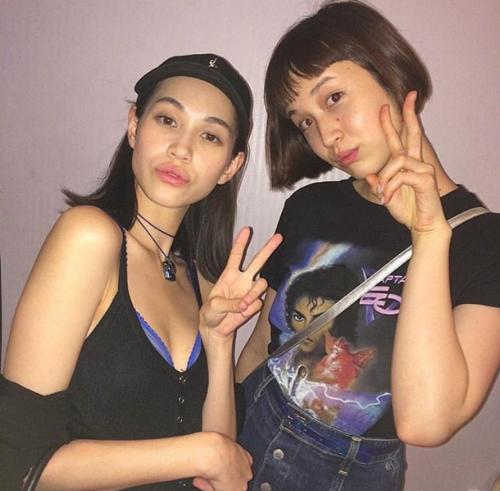
#> input picture picture/image5.jpg, 500 x 491 px, found by its file name
$ python FaceRecognition_Picture.py
#> lines starting #> are read from the running program, lines starting #| are printed output that depends on the picture; after the words box and inside, x2 and y2 are one past the last pixel; in counts of white or black regions, pixels touching at a corner belong together
'''
功能：识别图片中的人脸并用绿色方框标注
模型：haar
优点：可以同时识别多个人脸
缺点：只能识别人的正脸，稍有角度都会影响识别
'''

# 1.导入库
import cv2
# 2.加载图片
img = cv2.imread('C:/Users/Bill/PycharmProjects/FaceRecognition/picture/image5.jpg')
#> img is the input picture: shape (491, 500, 3); mean B, G, R 112, 124.2, 150.7
# 3.加载人脸模型
face = cv2.CascadeClassifier("C:/Users/Bill/PycharmProjects/FaceRecognition/haarcascade_frontalface_alt.xml")
# 4.调整图片灰度(没必要识别颜色，灰度可以提高性能)
img_gray = cv2.cvtColor(img, cv2.COLOR_BGR2GRAY)
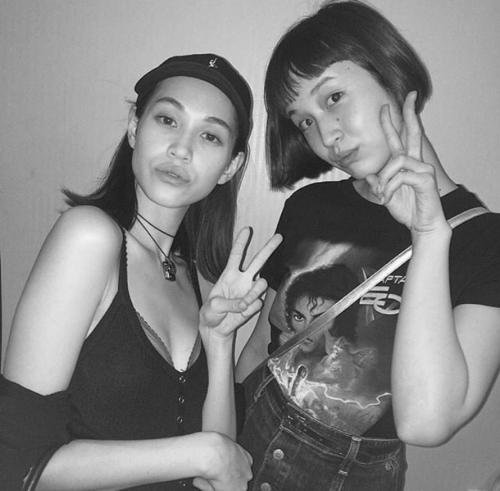
#> img_gray: shape (491, 500); min 6, max 255, mean 130.7
# 5.检查人脸
faces = face.detectMultiScale(img_gray)
#> faces = [[121, 78, 128, 128]]
# 6.标记人脸
for(x, y, w, h) in faces:
    # 四个参数: 1.图片 2.坐标原点 3.识别大小 4.颜色RGB 5.线宽
    cv2.rectangle(img, (x, y), (x+w, y+h), (0, 255, 0), 1)
#> this loop made 1 pass
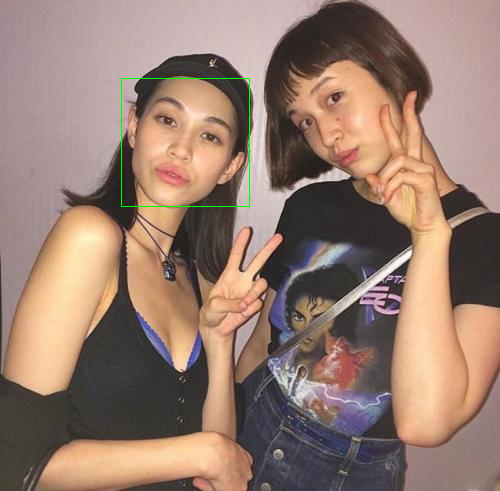
#> img: shape (491, 500, 3); 0.21% of pixels changed, all inside (x1, y1, x2, y2) = (121, 78, 250, 207)
# 7.创建窗口
cv2.namedWindow('Picture')
# 8.显示图片
cv2.imshow('HumanPicture', img)
# 9.暂停窗口
cv2.waitKey(0)
# 10.关闭窗口
cv2.destroyAllWindows()

$ run again, with picture/image1.jpg copied over picture/image5.jpg
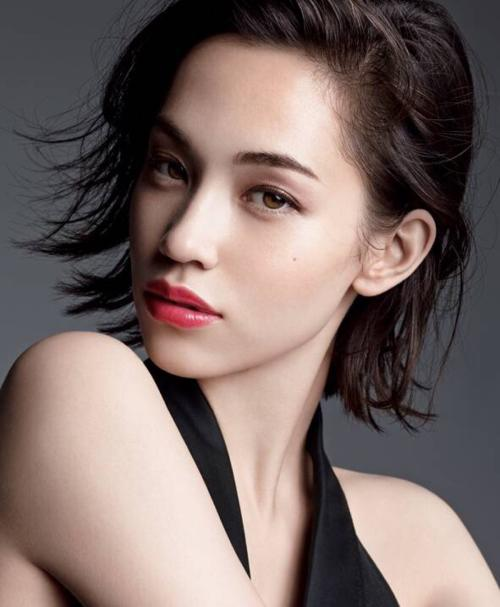
#> input picture picture/image1.jpg, 500 x 607 px, found by its file name
#> img is the input picture: shape (607, 500, 3); mean B, G, R 102.5, 106.1, 122.8
#> `img_gray = cv2.cvtColor(img, cv2.COLOR_BGR2GRAY)`:
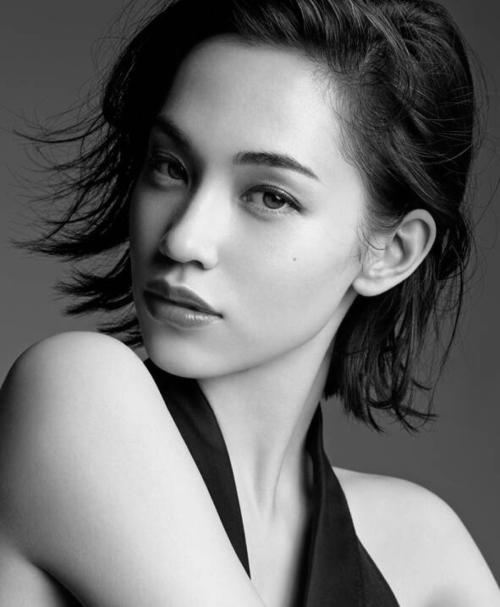
#> img_gray: shape (607, 500); min 0, max 241, mean 110.7
#> faces = [[73, 68, 305, 305]]
#> the loop `for(x, y, w, h) in faces:` made 1 pass
#> after the loop `for(x, y, w, h) in faces:`:
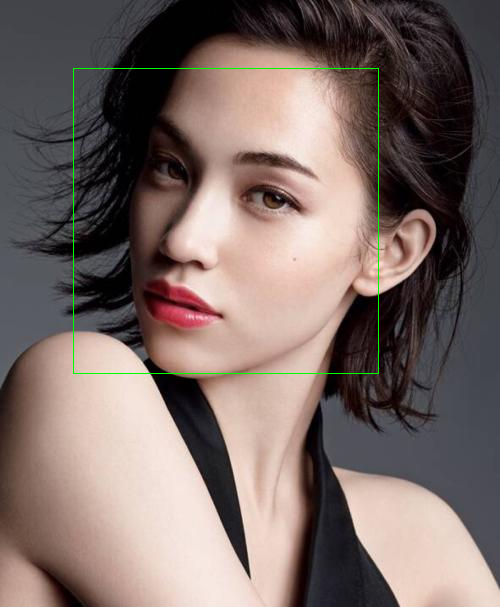
#> img: shape (607, 500, 3); 0.4% of pixels changed, all inside (x1, y1, x2, y2) = (73, 68, 379, 374)

$ run again, with picture/image2.jpg copied over picture/image5.jpg
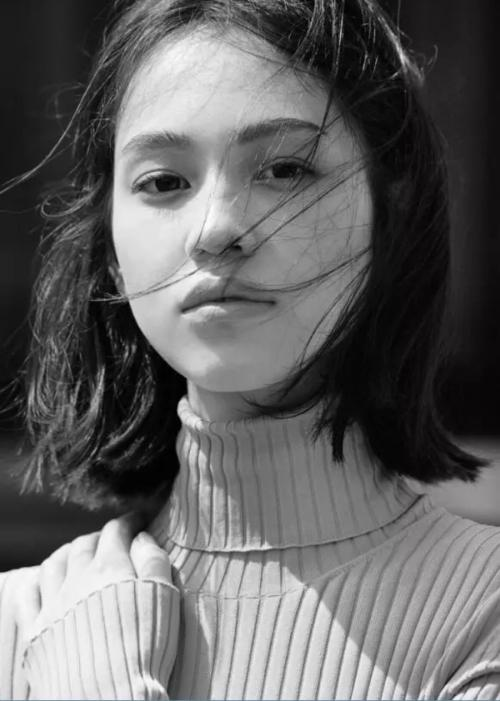
#> input picture picture/image2.jpg, 500 x 701 px, found by its file name
#> img is the input picture: shape (701, 500, 3); mean B, G, R 100, 99.7, 100.1
#> faces = [[62, 47, 324, 324]]
#> the loop `for(x, y, w, h) in faces:` made 1 pass
#> after the loop `for(x, y, w, h) in faces:`:
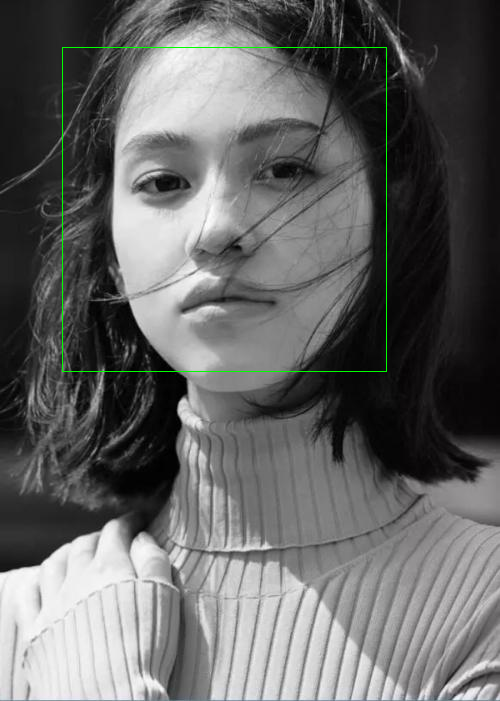
#> img: shape (701, 500, 3); 0.37% of pixels changed, all inside (x1, y1, x2, y2) = (62, 47, 387, 372)

$ run again, with picture/image3.jpg copied over picture/image5.jpg
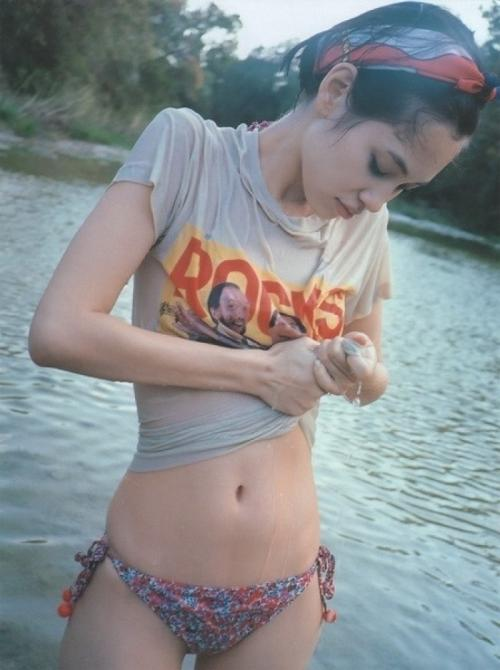
#> input picture picture/image3.jpg, 500 x 670 px, found by its file name
#> img is the input picture: shape (670, 500, 3); mean B, G, R 145.4, 142.9, 138.2
#> `img_gray = cv2.cvtColor(img, cv2.COLOR_BGR2GRAY)`:
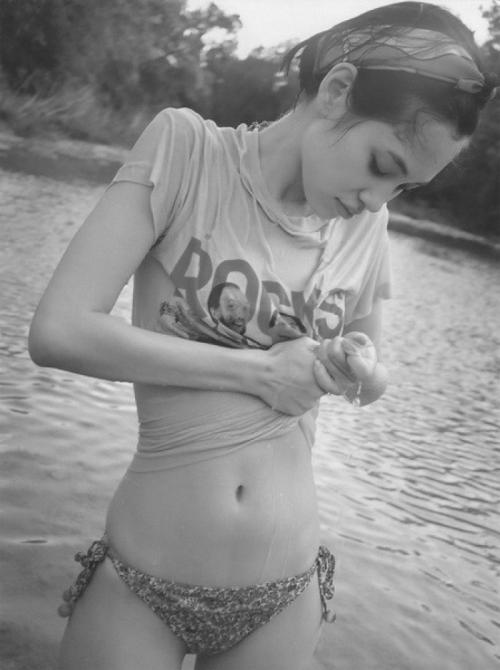
#> img_gray: shape (670, 500); min 39, max 248, mean 141.8
#> faces = ()
